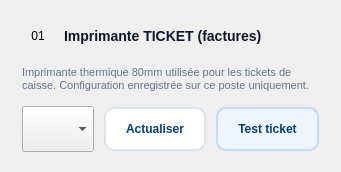
                                                            <widget class="QFrame" name="section_card">
                                                                <layout class="QVBoxLayout" name="secPrinterTicketLayout">
                                                                    <property name="spacing">
                                                                        <number>14</number>
                                                                    </property>
                                                                    <property name="leftMargin">
                                                                        <number>22</number>
                                                                    </property>
                                                                    <property name="topMargin">
                                                                        <number>20</number>
                                                                    </property>
                                                                    <property name="rightMargin">
                                                                        <number>22</number>
                                                                    </property>
                                                                    <property name="bottomMargin">
                                                                        <number>20</number>
                                                                    </property>
                                                                    <item>
                                                                        <layout class="QHBoxLayout" name="secPrinterTicketHeader">
                                                                            <property name="spacing">
                                                                                <number>10</number>
                                                                            </property>
                                                                            <item>
                                                                                <widget class="QLabel" name="secPrinterTicketIcon">
                                                                                    <property name="minimumSize">
                                                                                        <size>
                                                                                            <width>32</width>
                                                                                            <height>32</height>
                                                                                        </size>
                                                                                    </property>
                                                                                    <property name="maximumSize">
                                                                                        <size>
                                                                                            <width>32</width>
                                                                                            <height>32</height>
                                                                                        </size>
                                                                                    </property>
                                                                                    <property name="styleSheet">
                                                                                        <string notr="true">QLabel#section_icon { background: #e0f2fe; color: #023E8A; border-radius: 8px; padding: 6px; font-size: 12px; font-weight: 800; }</string>
                                                                                    </property>
                                                                                    <property name="text">
                                                                                        <string>01</string>
                                                                                    </property>
                                                                                    <property name="alignment">
                                                                                        <set>Qt::AlignmentFlag::AlignCenter</set>
                                                                                    </property>
                                                                                </widget>
                                                                            </item>
                                                                            <item>
                                                                                <widget class="QLabel" name="secPrinterTicketTitle">
                                                                                    <property name="styleSheet">
                                                                                        <string notr="true">color: #0f172a; font-size: 14px; font-weight: 800;</string>
                                                                                    </property>
                                                                                    <property name="text">
                                                                                        <string>Imprimante TICKET (factures)</string>
                                                                                    </property>
                                                                                </widget>
                                                                            </item>
                                                                            <item>
                                                                                <spacer name="secPrinterTicketSpacer">
                                                                                    <property name="orientation">
                                                                                        <enum>Qt::Orientation::Horizontal</enum>
                                                                                    </property>
                                                                                    <property name="sizeHint" stdset="0">
                                                                                        <size>
                                                                                            <width>40</width>
                                                                                            <height>20</height>
                                                                                        </size>
                                                                                    </property>
                                                                                </spacer>
                                                                            </item>
                                                                        </layout>
                                                                    </item>
                                                                    <item>
                                                                        <widget class="QLabel" name="lbl_printer_ticket_desc">
                                                                            <property name="styleSheet">
                                                                                <string notr="true">color: #64748b; font-size: 11px;</string>
                                                                            </property>
                                                                            <property name="text">
                                                                                <string>Imprimante thermique 80mm utilisée pour les tickets de caisse. Configuration enregistrée sur ce poste uniquement.</string>
                                                                            </property>
                                                                            <property name="wordWrap">
                                                                                <bool>true</bool>
                                                                            </property>
                                                                        </widget>
                                                                    </item>
                                                                    <item>
                                                                        <layout class="QHBoxLayout" name="printerTicketRow">
                                                                            <property name="spacing">
                                                                                <number>10</number>
                                                                            </property>
                                                                            <item>
                                                                                <widget class="QComboBox" name="combo_printer_ticket">
                                                                                    <property name="minimumSize">
                                                                                        <size>
                                                                                            <width>0</width>
                                                                                            <height>46</height>
                                                                                        </size>
                                                                                    </property>
                                                                                </widget>
                                                                            </item>
                                                                            <item>
                                                                                <widget class="QPushButton" name="btn_refresh_printers_ticket">
                                                                                    <property name="minimumSize">
                                                                                        <size>
                                                                                            <width>0</width>
                                                                                            <height>44</height>
                                                                                        </size>
                                                                                    </property>
                                                                                    <property name="cursor">
                                                                                        <cursorShape>PointingHandCursor</cursorShape>
                                                                                    </property>
                                                                                    <property name="styleSheet">
                                                                                        <string notr="true">QPushButton { background: #ffffff; color: #023E8A; border: 1.5px solid #dbe3ec; border-radius: 10px; padding: 0 20px; font-size: 12px; font-weight: 700; }
QPushButton:hover { background: #eff6ff; border-color: #bfdbfe; }</string>
                                                                                    </property>
                                                                                    <property name="text">
                                                                                        <string>Actualiser</string>
                                                                                    </property>
                                                                                </widget>
                                                                            </item>
                                                                            <item>
                                                                                <widget class="QPushButton" name="btn_test_print_ticket">
                                                                                    <property name="minimumSize">
                                                                                        <size>
                                                                                            <width>0</width>
                                                                                            <height>44</height>
                                                                                        </size>
                                                                                    </property>
                                                                                    <property name="cursor">
                                                                                        <cursorShape>PointingHandCursor</cursorShape>
                                                                                    </property>
                                                                                    <property name="styleSheet">
                                                                                        <string notr="true">QPushButton { background: #eff6ff; color: #023E8A; border: 1.5px solid #bfdbfe; border-radius: 10px; padding: 0 20px; font-size: 12px; font-weight: 700; }
QPushButton:hover { background: #dbeafe; }</string>
                                                                                    </property>
                                                                                    <property name="text">
                                                                                        <string>Test ticket</string>
                                                                                    </property>
                                                                                </widget>
                                                                            </item>
                                                                        </layout>
                                                                    </item>
                                                                </layout>
                                                            </widget>
